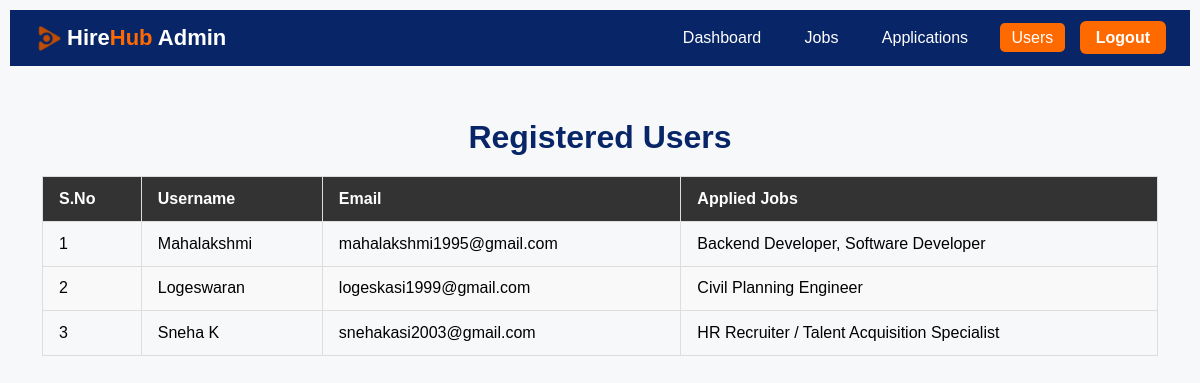
Page /admin/users (signed in) on the committed database.
### tables this page shows
CREATE TABLE users(
                        id INTEGER PRIMARY KEY AUTOINCREMENT,             
                        username TEXT,
                        email TEXT UNIQUE, 
                        password TEXT,
                        role TEXT DEFAULT 'user',
                        resume_path TEXT  
    );

### app.py (the view)
@app.route("/admin/users")
@admin_required
def admin_users():
    with get_db() as conn:
        cur = conn.cursor()
        cur.execute("SELECT id, username, email FROM users  WHERE username != 'admin' ORDER BY id DESC")
        users = [{"id": r[0], "username": r[1], "email": r[2]} for r in cur.fetchall()]
        for user in users:
            cur.execute("""
                SELECT j.title
                FROM applications a
                JOIN jobs j ON a.job_id = j.id
                WHERE a.user_id=?
            """, (user["id"],))
            jobs = [r[0] for r in cur.fetchall()]
            user["applied_jobs"] = jobs
    return render_template("admin_users.html", users=users)

### app.py (called while the page is built)
def admin_required(f):
    @wraps(f)
    def wrapper(*args, **kwargs):
        if "user_id" not in session:
            return redirect(url_for("home_page") + "#login")
        if session.get("role") != "admin":
            flash("Unauthorized access")
            return redirect(url_for("home_page"))
        return f(*args, **kwargs)
    return wrapper

### db.py (called while the page is built)
@contextmanager
def get_db():
    conn = sqlite3.connect(DB_NAME)
    try:
        yield conn
        conn.commit()
    finally:
        conn.close()

### templates/admin_users.html (shortened to what this page needs)
<!doctype html>
<html lang="en">
<head>
  <link rel="stylesheet" href="{{ url_for('static', filename='css/admin.css') }}">
</head>
<body>
  <nav class="nav">
    <div class="nav-flex">
      <img src="{{ url_for('static', filename='logo.png') }}" alt="Logo" class="logo">
      <h2>Hire<span>Hub</span> Admin</h2>
      <div class="nav-links">
        <a href="{{ url_for('admin_dashboard') }}">Dashboard</a>
        <a href="{{ url_for('admin_jobs') }}">Jobs</a>
        <a href="{{ url_for('admin_applications_page') }}">Applications</a>
        <a href="{{ url_for('admin_users') }}" class="active">Users</a>
        <a href="/logout" class="btn">Logout</a>
      </div>
    </div>
  </nav>
  <main class="container">
    <h1>Registered Users</h1>
    <table>
      <thead>
        <tr>
          <th>S.No</th>
          <th>Username</th>
          <th>Email</th>
          <th>Applied Jobs</th>
        </tr>
      </thead>
      <tbody>
        {% for user in users %}
        <tr>
          <td>{{ loop.index }}</td>
          <td>{{ user.username }}</td>
          <td>{{ user.email }}</td>
          <td>
            {% if user.applied_jobs %}
              {{ user.applied_jobs | join(', ') }}
            {% else %}
              None
            {% endif %}
          </td>
        </tr>
        {% endfor %}
      </tbody>
    </table>
  </main>
</body>
</html>

### static/css/admin.css (style rules this page uses)
body { margin: 0; padding:10px; font-family: Arial, Segoe UI, sans-serif; background: #f7f8fa; }
h1, h3 { text-align: center; color: #082567; margin-bottom: 20px; }
a { text-decoration: none; }
.logo { width: 28px; height: auto; margin-right: 5px; vertical-align: middle; }
.nav { background: #082567; color: white; padding: 14px 0; border: none; }
.nav-flex { display: flex; justify-content: space-between; align-items: center; max-width: 1200px; margin: auto; padding: 0 24px; border: none; }
.nav span { color: #ff6a00; }
.nav h2 { margin: 0; color:white; font-size: 22px; flex: 1; }
.nav-links a { color: #fff; text-decoration: none; margin-left: 15px; padding: 6px 12px; border-radius: 5px; }
.nav-links a.active, .nav-links a:hover { background-color: #ff6a00; }
.nav a.btn { background: #ff6a00; padding: 8px 16px; border-radius: 6px; color: white; font-weight: bold; margin-left: 10px; }
button, .btn, .btn-orange { cursor: pointer; border: none; padding: 10px 16px; border-radius: 6px; font-weight: bold; transition: background 0.3s; }
.btn { background: #082567; color: white; }
.container { padding: 2rem; }
table { width: 100%; border-collapse: collapse; min-width: 600px; }
th, td { border: 1px solid #ddd; padding: 0.8rem 1rem; text-align: left; }
th { background-color: #333; color: #fff; }
tr:nth-child(even) { background-color: #f9f9f9; }

### rows in the picture
users: username "Mahalakshmi", email "mahalakshmi1995@gmail.com", applied_jobs "Backend Developer, Software Developer"
users: username "Logeswaran", email "logeskasi1999@gmail.com", applied_jobs "Civil Planning Engineer"
users: username "Sneha K", email "snehakasi2003@gmail.com", applied_jobs "HR Recruiter / Talent Acquisition Specialist"
